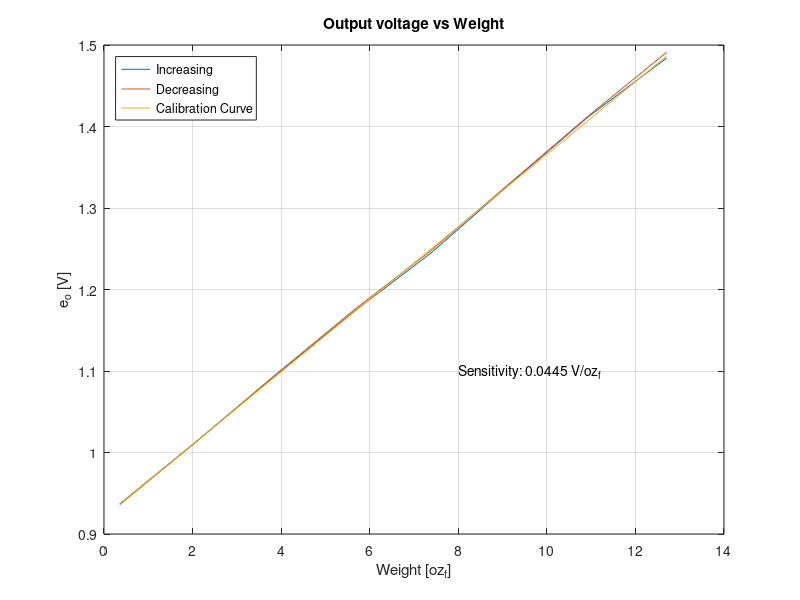

Here is the MATLAB script that generated this plot: (Note: this script raises an error after producing the figure.)
%Charlie Nitschelm, 11/13/19
clear all
close all

addpath('C:\Users\User\Desktop\Charlie\Classes\Senior Year\S-Lab\Lab4\1');
addpath('C:\Users\User\Desktop\Charlie\Classes\Senior Year\S-Lab\Lab4\2.1.3');
addpath('C:\Users\User\Desktop\Charlie\Classes\Senior Year\S-Lab\Lab4\2.1.4');
addpath('C:\Users\User\Desktop\Charlie\Classes\Senior Year\S-Lab\Lab4\2.2.1');
addpath('C:\Users\User\Desktop\Charlie\Classes\Senior Year\S-Lab\Lab4\3.1');
addpath('C:\Users\User\Desktop\Charlie\Classes\Senior Year\S-Lab\Lab4\3.2');

%% Part 1

% a.)
Weight     = [10.1 60.1 110.1 160.1 210.1 260.1 310.1 360.1]./28.35;
Increasing = [937 1015 1095 1173 1246 1330 1412 1484]./1000;
Decreasing = [936 1015 1096 1175 1249 1331 1413 1491]./1000;

% reading in data from accelerometer
Acc_Volt   = xlsread('Instrument_2 Capture 2019-10-31 15-14-13 Oscilloscope - Waveform Data.csv', 'A7:A100006');
t          = 0:1.024e-5:(1.024e-5) * 1e5;
t          = t(1:end-1);
dV         = 103/1000; 


a          = polyfit(Weight, Increasing, 1);
Sensitivity       = a(1);
Cal_curve  = a(1)*Weight + a(2);

figure(1)
plot(Weight, Increasing, Weight, Decreasing, Weight, Cal_curve);
xlabel('Weight [oz_{f}]'); 
ylabel('e_{o} [V]')
title('Output voltage vs Weight')
legend('Increasing', 'Decreasing', 'Calibration Curve','Location', 'northwest')
text(8, 1.1, strcat({'Sensitivity: '}, num2str(Sensitivity,4), ' V/oz_{f}'))
grid on 



% b.) 

smooth               = 4;
[Acc_Volt, smooth]   = wsmooth(Acc_Volt, t, smooth);
Acc_Volt             = Acc_Volt - Acc_Volt(1);


min = -.1; 
for j = 1:length(Acc_Volt)
    if Acc_Volt(j) <= min
        min = Acc_Volt(j);
    else
    end
end

zeta_overshoot    = 0.45; 
p_overshoot = 0.1524/0.6819;
meff              = (dV/a(1));
Acc_Volt          = Acc_Volt.*-1;

%find peaks now
th = 0.01;
[peakLoc, peakMag] = peakfinder(Acc_Volt, th);
peakLoc(1)         = [];
peakMag(1)         = [];
% finding damped natural frequency
Td                 = 1/(t(peakLoc(2)) - t(peakLoc(1)));
wd                 = Td*2*pi;                        % wd

figure(2)
plot(t, Acc_Volt, t(peakLoc), peakMag, 'd')
xlabel('Time (s)')
ylabel('Position ( )')


for j = 1:length(peakLoc)
    y(j)          = log(peakMag(1)/peakMag(j));
end

n = 0:length(y)-1;
dampr         = zeros(1, length(peakLoc));

for jj = 1:length(peakLoc)
    num            = ((1/length(n))*log(peakMag(1)/peakMag(jj)));
    dampr(jj) = num/(sqrt(4*pi^2 + num^2));
end
zeta               = mean(dampr);
wn                 = wd/(sqrt(1 - zeta_overshoot^2));    % wd = wn*sqrt(1-zeta^2) [rad/s]
spring_Const       = (meff*(wn/(2*pi))^2)/(32.2 * 12);   % ozf/in


figure(4) 
plot(t, -1*Acc_Volt);
title('Output voltage vs. Time')
xlabel('Time [s]'); 
ylabel('e_{o} [V]')
text(0.5, 0.4, strcat({'Spring Constant, K: '}, num2str(spring_Const,4), ' oz_{f}/in'));
text(0.5, 0.33, strcat({'Natural Frequency, \omega_{n}: '}, num2str(wn,4), ' rad/s'));
text(0.5, 0.27, strcat({'Effective Mass, m_{eff}: '}, num2str(meff,4), ' oz_{m}'));


% c.) 
sens1              = (meff*Sensitivity)/386;                    % V/(in/s2)
% d.) 
max_acc            = (Increasing(end))/sens1;
% e.)
num                = [1];
den                = [1/(wn^2) ((2*zeta_overshoot)/wn) spring_Const];
sys                = tf(num, den);


% bode plot of data motherfucker!
figure(3)
bode(sys)
grid on


% da plots





%% Part 2 Piezoelectric Force Sensor 
% Part 2.1 


piezo_weight    = 0:200:1600;                        % grams
piezo_weight    = (piezo_weight./453.6);
voltage    = [0 23 44 69.8 85 106 126 141 167]; % mV 

b          = polyfit(piezo_weight, voltage, 1);
sensitivity2      = b(1); 
cal_curve2 = b(1)*piezo_weight + b(2);

for j = 1:length(voltage)
    
    residual(j) = abs(voltage(j) - cal_curve2(j));
    
end

max_error  = max(residual);
percent_FS = max_error/voltage(end);

% Plots 
figure(5)
plot(piezo_weight, voltage, '-o', piezo_weight, cal_curve2, '-o') 
text(0.25, 160, strcat({'Sensitivity: '}, num2str(sensitivity2,4), ' mV/lb_{f}'));
text(0.25, 150, strcat({'Percent Full: '}, num2str(percent_FS*100,4), ' %'));
title('Calibration Curve for piezo force sensor');
xlabel('Weight [lb_{f}]'); 
ylabel('Voltage [mV]');
legend('Data', 'Calibration Curve', 'Location', 'southeast');

num_peaks  = 2; 
time_e     = .00460 - .00446;
nat_freq   = 2*pi*(num_peaks/time_e);

%reading in data of voltage
volt_data  = xlsread('Instrument Capture 2019-10-31 14-39-55 Oscilloscope - Waveform Data.csv', 'A6:A12008'); % Volt
t          = 0:1e-6:(1e-6)*12002;
t          = t(1:end-1);



figure(6)
plot(t, volt_data);
xlabel('Time [s]'); 
ylabel('Voltage [V]');
title('Voltage vs. Time for Piezoelectric Force Sensor');

% Part 2.2
impulse_mass  = 2; %in lbf
impulse_volt  = xlsread('Impulse Loading.xlsx' ,'A7:A100007');
impulse_t  = t:2.4030e-5:(2.4030e-5)*100000;
impulse_t  = impulse_t(1:end-1);

%plot(impulse_time, impulse_volt)

th = 0.005;
[peakLoc, peakMag] = peakfinder(impulse_volt, th);
peakLoc(1)         = [];
peakMag(1)         = [];
% Damped Natural Frequency
n_peaks            = length(peakLoc);
Td                 = 1/(impulse_t(peakLoc(2)) - impulse_t(peakLoc(1)));
wd                 = Td*2*pi;                        % wd
% 
figure(7)
plot(impulse_t, impulse_volt, impulse_t(peakLoc), peakMag, 'o')
xlabel('Time [s]')
ylabel('Voltage [mV]')
title('Peaks of Piezo Accelerometer Data')


for j = 1:length(peakLoc)
    y(j)          = log(peakMag(1)/peakMag(j));
end

n = 0:length(y)-1;
dampr         = zeros(1, length(peakLoc));

for jj = 1:length(peakLoc)
    num            = ((1/length(n))*log(peakMag(1)/peakMag(jj)));
    dampr(jj) = num/(sqrt(4*pi^2 + num^2));
end

impulse_zeta               = mean(dampr);
impulse_wn                 = wd/(sqrt(1 - impulse_zeta ^2));  % 6/(1.6396 - 1.2787)  % this comes from counting 

impulse_springConst        = (impulse_mass*(impulse_wn/(2*pi))^2)/(32.2*12);
impulse_dampCoeff          = ((2*impulse_zeta)/impulse_wn); 

impulse_volt = impulse_volt(49393:end);
impulse_volt = impulse_volt - impulse_volt(1);
impulse_t = impulse_t(49393:end);
impulse_t = impulse_t - impulse_t(1);


impulse_num                = [1];
impulse_den                = [1/(impulse_wn^2) (2*impulse_zeta)/impulse_wn impulse_springConst];
impulse_sys                = tf(impulse_num, impulse_den);
[force, x]                 = impulse(impulse_sys, impulse_t(end));

figure(8) 
plot(x, 0.00094*force, impulse_t, impulse_volt)
xlabel('Time [s]'); ylabel('Voltage [V]');
title('Impulse Response - Simulated and Actual')
legend('Simulated Response', 'Data')



%% Part 3
LVT_Acc = xlsread('LVTandAccel.csv', 'A8:A100007');
Acc = xlsread('LVTandAccel.csv', 'B8:B100007');
Time = linspace(-.34745,-.34745+0.00001168*100000,100000)';

%part a
figure(9)
plot(Time,LVT_Acc)
hold on
plot(Time,Acc)
xlabel('Time (s)')
ylabel('Voltage (V)')
legend('LVT Output','Accelerometer Output')


Acc_Fall = -.09; %Volts for 1g
Sens_Acc = abs(Acc_Fall/(32.2*12)) %volts/in/sec2

% At t = -.06, object starts falling and is constant till t=-.04
for x = 1:100000
    if Time(x)>-.06
        t1_x = x;
        break
    end
end

for x = 1:100000
    if Time(x)>-.04
        t2_x = x;
        break
    end
end

Change_V = (32.2*12)*.02;
Delta_Voltage = abs(LVT_Acc(t2_x) - LVT_Acc(t1_x));
Sens_LVT_Acc = Delta_Voltage/Change_V %volt/in/sec
%%
%b

Acc_In = Acc./Sens_Acc;
Acc_In = Acc_In - mean(Acc_In(1:1500));
LVT_Acc_In = LVT_Acc./Sens_LVT_Acc;


Int_Acc = cumtrapz(Time,Acc_In);
figure(10)
plot(Time,Int_Acc,Time,LVT_Acc_In)
xlabel('Time (s)')
ylabel('Velocity (in/s)')


%% c

LVT_Force = xlsread('LVTandForce.csv', 'A8:A100007');
Force = xlsread('LVTandForce.csv', 'B8:B100007');
Force = Force-mean(Force(1:100));
%beginning of the drop
for x = 1:100000
    if Acc_In(x)<-30
        x_drop = x;
        break
    end
end

%first contact of core and foam
for x = 1:100000
    if Force(x)> .03
        x_hit = x;
        break
    end
end

%max displacement --- max force!

Force_Max = max(Force);
for x = 1:100000
    if Force(x)== Force_Max
        x_maxdisp = x;
        break
    end
end

% finding first bounce
th = 0.03;
[peakLoc, peakMag] = peakfinder(Force, th,'minima',-1);
figure(11)
plot(Time,Force,Time(peakLoc),Force(peakLoc))

x_firstbounce = peakLoc(2); %possible, might not be a bounce, very close

%permanent contact
% once it hits foam, it doesnt seem to bounce at all


figure(12)
plot(Time,LVT_Acc)
hold on
plot(Time,Acc)
plot(Time(x_drop),LVT_Acc(x_drop),'o',Time(x_hit),LVT_Acc(x_hit),'o',Time(x_maxdisp),LVT_Acc(x_maxdisp),'o',Time(x_firstbounce),LVT_Acc(x_firstbounce),'o')
text(.25,-.5,strcat('Beg. of Drop is ' ,{' '},num2str(Time(x_drop)),{' '}, 'sec'))
text(.25,-.75,strcat('First mass contact is' ,{' '},num2str(Time(x_hit)),{' '}, 'sec'))
text(.25,-1,strcat('Max disp. is' ,{' '},num2str(Time(x_maxdisp)),{' '}, 'sec'))
text(.25,-1.25,strcat('Possible first bounce is ' ,{' '},num2str(Time(x_firstbounce)),{' '}, 'sec'))
text(.25,-1.5,'Permanent contact after first bounce')

xlabel('Time (s)')
ylabel('Voltage (V)')
legend('LVT Output','Accelerometer Output')

%% d. maximum velocity of core
LVT_Acc_In;

Max_Vel = max(abs(LVT_Acc_In)) %in/s

%%e
figure(13)
plot(Time,LVT_Force,Time,Force)
legend('LVT','Force Sensor','location','southeast')
xlabel('Time (s)')
ylabel('Voltage (V)')



Force_lbf = Force./.491; %lbf

for x = 1:100000
    if abs(LVT_Acc_In(x))== Max_Vel
        x_maxvel = x;
        break
    end
end

Force_maxvel = Force_lbf(x_maxvel)
Force_steady = mean(Force_lbf(end-1000,end))

total_mass = Force_steady/32.2















